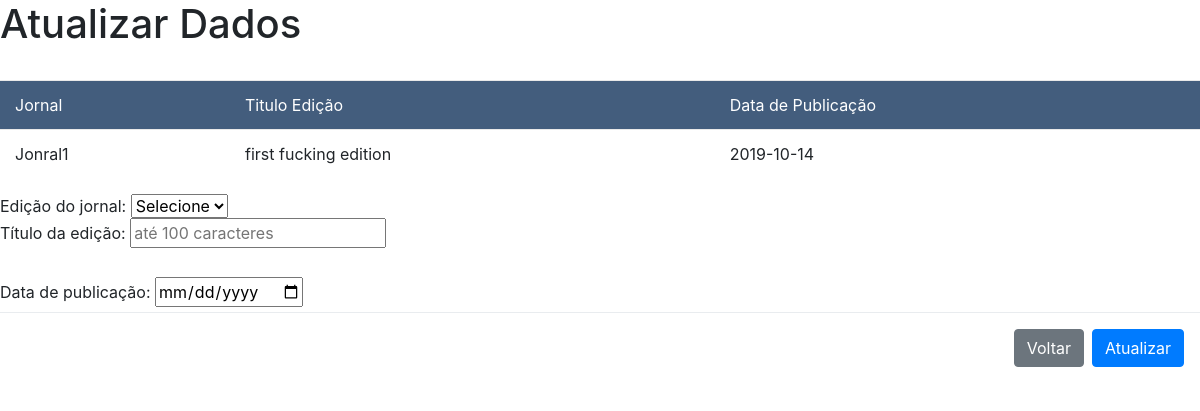
The app's page /edit.php?idedicao=14 with its own data.
### tables this page shows
CREATE TABLE `jornal` (
  `id_jornal` int(11) NOT NULL,
  `nome_jornal` varchar(100) NOT NULL,
  `data_criacao` datetime NOT NULL,
  `descricao_jornal` varchar(500) NOT NULL
);

CREATE TABLE `edicao` (
  `id_edicao` int(11) NOT NULL,
  `titulo_edicao` varchar(100) NOT NULL,
  `numero_de_paginas` int(11) NOT NULL,
  `id_jornal` int(11) NOT NULL,
  `data_insercao` datetime DEFAULT NULL,
  `data_publicacao` date DEFAULT NULL
);

### edit.php (the view, shortened to what this page needs)
<!DOCTYPE html>
<html lang="pt-br">
    <head>
        <link rel="stylesheet" href="style.css">
        <link rel="stylesheet" href="https://maxcdn.bootstrapcdn.com/bootstrap/4.0.0/css/bootstrap.min.css">
    </head>
    <body>
    <h1>Atualizar Dados</h1>
    <?php
    include_once("conexao.php");
    $idedicao = $_GET["idedicao"];
    $kuery_edicao = mysqli_query($conn, "SELECT * FROM edicao WHERE id_edicao = '$idedicao'");
    $row_edicao = mysqli_fetch_assoc($kuery_edicao);
$kuery_jornal = mysqli_query($conn, "SELECT * FROM jornal WHERE id_jornal = {$row_edicao['id_jornal']}");
$row_jornal = mysqli_fetch_assoc($kuery_jornal);
    echo "
    <br>
    <table class='table'>
        <tr class='table-title'>
            <td>Jornal</td>
            <td>Titulo Edição</td>
            <td>Data de Publicação</td>
        </tr>
        <tr>
            <td>{$row_jornal['nome_jornal']}</td>
            <td>{$row_edicao['titulo_edicao']}</td>
            <td>{$row_edicao['data_publicacao']}</td>
        </tr>
    </table>
    ";
    ?>
    <form method="POST" action="update.php">
    <label>Edição do jornal: </label>
    <select name="select_jornal">
      <option>Selecione</option>
    </select>
    <br>
    <label>Título da edição: </label>
    <input type="text" name="nome_edicao" placeholder="até 100 caracteres"><br><br>
    <label>Data de publicação: </label>
    <input type="date" name="data_publi">
<div class="modal-footer">
<button type="button" class="btn btn-secondary" data-dismiss="modal">Voltar</button>
<button type="submit" value="Cadastrar2" class="btn btn-primary">Atualizar</button>
</form>
</body>
</html>

### style.css (style rules this page uses)
body { color: #566787; background: #f5f5f5; font-family: 'Varela Round', sans-serif; font-size: 13px; }
.table-title { padding-bottom: 15px; background: #435d7d; color: #fff; padding: 16px 30px; margin: -20px -25px 10px; border-radius: 3px 3px 0 0; }
table.table tr th, table.table tr td { border-color: #e9e9e9; padding: 12px 15px; vertical-align: middle; }

### records on screen
jornal: nome_jornal "Jonral1"
edicao: titulo_edicao "first fucking edition", data_publicacao "2019-10-14"
